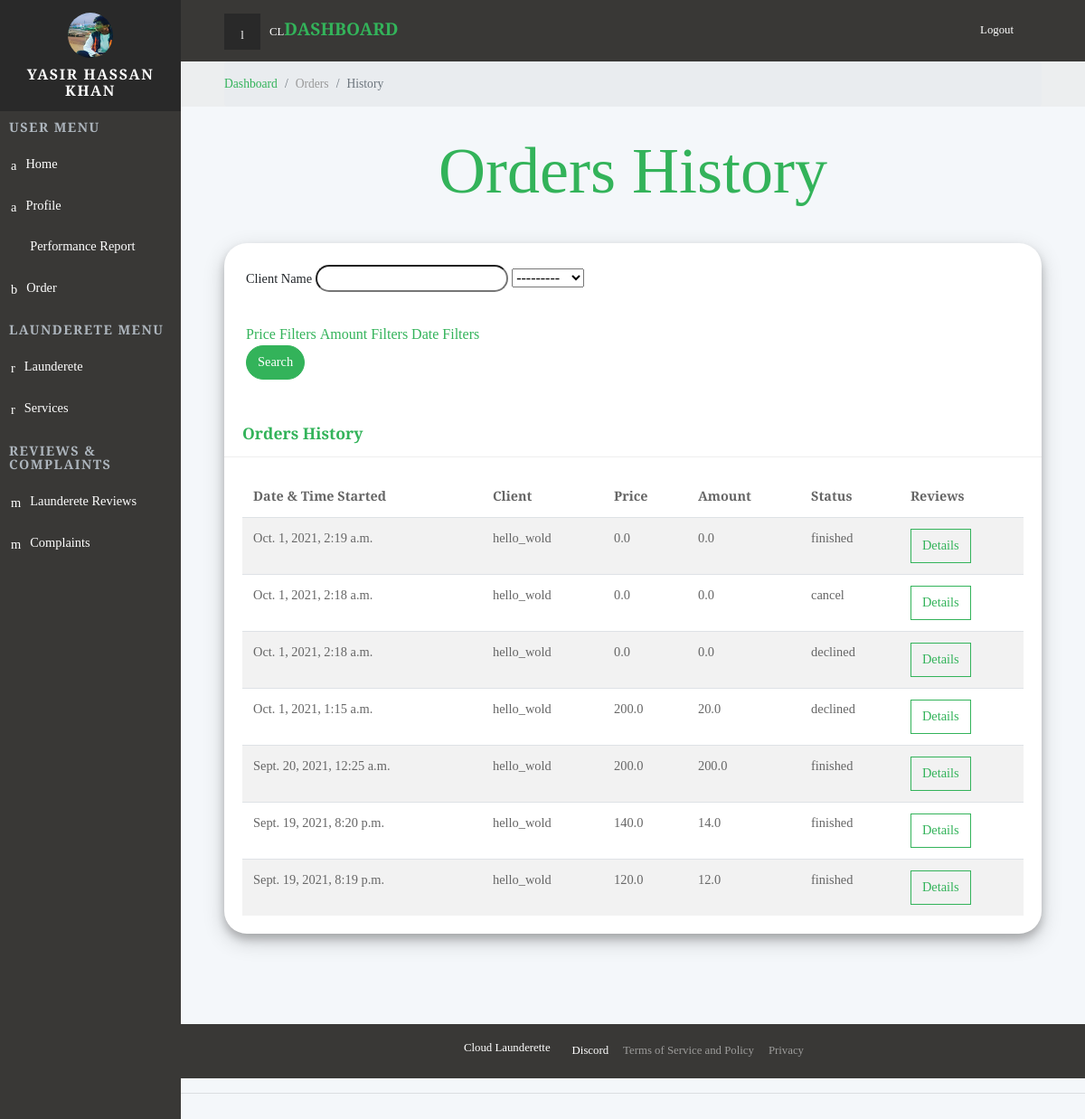
Page /dashboard/orders/history/ (signed in) on the committed database.
### backend/models.py (models this page shows, shortened)
class Launderer(models.Model):
    user = models.OneToOneField(User, on_delete=models.CASCADE, null=True)
    name = models.CharField(max_length=200, null=True)
    profile_pic = models.ImageField( default="default-profile.png")
    address = models.CharField(max_length=200, null=True)
    isBlocked = models.BooleanField(default=False)
    date_joined =models.DateTimeField(auto_now_add=True)

class Order(models.Model):
    client = models.ForeignKey(Client, null=True, on_delete= models.SET_NULL)
    launderette = models.ForeignKey(Launderette, null=True, on_delete= models.SET_NULL)
    description = models.TextField(blank=True, null=True)
    price = models.FloatField(default=0)
    amount = models.FloatField(default=0)
    status =models.CharField(max_length=50, blank=True, null=True, choices=StatusChoice1.choices,default=StatusChoice1.PENDING)
    date_started = models.DateTimeField(null=True, blank=True)
    date_created = models.DateTimeField(auto_now_add=True, null=True)
    date_end = models.DateTimeField(null=True,  blank=True)

class Client(models.Model):
    user = models.OneToOneField(User, on_delete=models.CASCADE, null=True)
    name = models.CharField(max_length=200, null=True)
    profile_pic = models.ImageField(default="default-profile.png")
    address = models.CharField(max_length=200, null=True)
    isBlocked = models.BooleanField(default=False)
    date_joined =models.DateTimeField(auto_now_add=True)
    def __str__(self):
        return str(self.user)

### backend/decorators.py (the view)
		def wrapper_func(request, *args, **kwargs):
			group = None
			if request.user.groups.exists():
				group = request.user.groups.all()[0].name
			if group in allowed_roles:
				return view_func(request, *args, **kwargs)
			else:
				return HttpResponse('You are not authorized to view this page')

### frontend/templates/frontend/ordersHistory.html (shortened to what this page needs)
{%  extends 'frontend/partialview/base_template.html' %}
{% load static %}
{% block content %}
    <div class="page">
      {% include 'frontend/partialview/topbar.html' %}
      <div class="breadcrumb-holder">
        <div class="container-fluid">
          <ul class="breadcrumb">
            <li class="breadcrumb-item "><a href="{% url 'dashboard' %}">Dashboard</a></li>
            <li class="breadcrumb-item "><a >Orders</a></li>
            <li class="breadcrumb-item active">History       </li>
          </ul>
        </div>
      </div>
      <section class="charts">
        <div class="container-fluid">
          <header>
            <h1 class=" display-3  text-center text-primary">Orders   History         </h1>
          </header>
        <div class="card">
        <form method="get" class="text-left">
              <div class="filters p-4">
                <div class="form-group-material">
                  <label>Client Name</label>
                  {{ordersfliter.form.client_name}}
                  {{ordersfliter.form.status}}
                </div>
                <a href="#price_filter"  data-toggle="collapse">Price Filters</a>
                <a href="#amount_filter"  data-toggle="collapse">Amount Filters</a>
                <a href="#date_filter"  data-toggle="collapse">Date Filters</a>
              <div class="form-group">
		            <button class="my-btn btn btn-primary" type="submit">Search</button>
              </div>
              </div>
            </form>
            <div class="card-header">
                        <h4 class="panel-title">
                            <a data-toggle="collapse" data-parent="#accordion" href="#collapseOne" aria-expanded="true" aria-controls="collapseOne">
                             Orders History
                            </a>
                        </h4>
                        </div>
                    <div class="card-body">
                        <div class="table-responsive">
                            <table class="table table-striped table-hover">
                            <thead>
                                <tr>
                                <th>Date & Time Started</th>
                                <th>Client</th>
                                <th>Price</th>
                                <th>Amount</th>
                                <th>Status</th>
                                <th>Reviews</th>
                                </tr>
                            </thead>
                            <tbody>
                                {% for finished in finisheds %}
                                    <tr>
                                        <td>{{finished.date_started}}</td>
                                        <td>{{finished.client}}</td>
                                        <td>{{finished.price}}</td>
                                        <td>{{finished.amount}}</td>
                                        <td>{{finished.status}}</td>
                                        <td><a class="btn btn-md btn-outline-primary "  href = "{% url 'orderDetail' finished.id %}">Details</a></td>
                                    </tr>
                                {% endfor %}
                            </tbody>
                            </table>
                        </div>
                        </div>
      </div>
        </div>
      </section>
      <footer class="main-footer">
        {% include 'frontend/partialView/footer_navbar.html' %}
      </footer>
    </div>
{% endblock content %}

### frontend/templates/frontend/partialview/header_navbar.html (shortened to what this page needs)
{% load static %}
    <nav class="side-navbar">
      <div class="side-navbar-wrapper">
        <div class="sidenav-header d-flex align-items-center justify-content-center">
          <div class="sidenav-header-inner text-center"><img src="{{launderer.profile_pic.url}}" alt="person" class="img-fluid rounded-circle">
            <h2 class="h5">{{launderer.name}}</h2>
          </div>
        </div>
        <div class="main-menu">
          <h5 class="sidenav-heading">User Menu</h5>
          <ul id="side-main-menu" class="side-menu list-unstyled">
            <li><a href="{% url 'dashboard' %}" > <i class="icon-form"></i>Home                             </a></li>
            <li><a href="{% url 'myAccount' %}"> <i class="icon-form"></i>Profile                             </a></li>
            <li class=""><a href="{% url 'Report' %}"> <i class="fa fa-bar-chart"></i>Performance Report                              </a></li>
            <li><a href="#exampledropdownDropdown2" aria-expanded="false" data-toggle="collapse"> <i class="icon-home"></i>Order </a>
            </li>
        </div>
        <div class="admin-menu">
          <h5 class="sidenav-heading">Launderete Menu</h5>
          <ul id="side-admin-menu" class="side-menu list-unstyled">
            <li> <a href="{% url 'launderette' %}"> <i class="icon-screen"> </i>Launderete</a></li>
            {% if totalLaunderette != 0 %}
              <li> <a href="{% url 'services' %}"> <i class="icon-screen"> </i>Services</a></li>
            {% endif %}
          </ul>
        </div>
        <div class="admin-menu">
          <h5 class="sidenav-heading">Reviews & Complaints</h5>
          <ul id="side-admin-menu" class="side-menu list-unstyled">
            {% if totalLaunderette != 0 %}
              <li> <a href="{% url 'laundaretteReviews' %}"> <i class="icon-flask"> </i>Launderete Reviews</a></li>
            {% endif %}
            <li> <a href="{% url 'complaints' %}"> <i class="icon-flask"> </i>Complaints</a></li>
          </ul>
        </div>
      </div>
    </nav>

### static/css/mystyle.css (style rules this page uses)
a { display: inline-block; text-decoration: none; color: #fff; }
body { overflow-x: hidden; }
i { display: inline-block; }
i[class*='icon-'] { -webkit-transform: translateY(4px); transform: translateY(4px); }
table { font-size: 0.9em; color: #666; }
.page { position: absolute; top: 0; right: 0; -webkit-transition: width 0.3s linear; transition: width 0.3s linear; width: calc(100% - 200px); background-color: #F4F7FA; min-height: 100vh; padding-bottom: 50px; }
h2 { color: #555; font-weight: 400; }
.breadcrumb-holder { background: #eceeef; }
.breadcrumb-holder .breadcrumb { padding: 15px 0; font-size: 0.85em; font-weight: 300; color: #999; margin-bottom: 0; }
.card { margin-bottom: 30px; }
.card-header h1, .card-header h2, .card-header h3, .card-header h4, .card-header h5, .card-header h6 { margin-bottom: 0; }
section header { padding-top: 2rem; padding-bottom: 2rem; }
@media (min-width: 768px) { .container-fluid { padding: 0 3rem; } }
.side-navbar { position: fixed; top: 0; left: 0; width: 200px; height: 100%; width: 200px; text-align: left; background: #393836; color: #fff; z-index: 999; overflow-y: auto; -webkit-transition: all 0.3s; transition: all 0.3s; }
.side-navbar li { position: relative; }
.side-navbar li a { position: relative; font-size: .9rem; font-weight: 300; color: #fff; text-decoration: none; width: 100%; padding: 12px; }
.side-navbar li a[data-toggle="collapse"]::before { content: '\f104'; display: inline-block; -webkit-transform: translateY(-50%); transform: translateY(-50%); font-family: 'FontAwesome'; position: absolute; top: 50%; right: 20px; }
.side-navbar .sidenav-header { background: #292929; padding: 14px; margin-bottom: 10px; }
.side-navbar .sidenav-header img { width: 50px; height: 50px; }
.side-navbar .sidenav-header h2 { margin: 10px 0 0; text-transform: uppercase; letter-spacing: .1em; }
.side-navbar .sidenav-heading { font-weight: 700; color: #adb5bd; font-size: .9rem; text-transform: uppercase; letter-spacing: .1em; margin-left: 10px; margin-top: 10px; margin-bottom: 10px; }
.side-navbar i[class*='icon-'] { -webkit-transform: translateY(2px); transform: translateY(2px); }
.side-navbar i { font-size: inherit; margin-right: 10px; }
footer.main-footer { width: 100%; bottom: 0; margin-top: 10%; }
label { font-size: .9rem; }
.form-group { margin-bottom: 10px; }
.form-group-material { position: relative; margin-bottom: 30px; }
button { cursor: pointer; }
.table { margin-bottom: 0; color: #666; }
.table td, .table th { border-color: #dee2e6; }
.table thead th { border: none; }
.table-striped tbody tr { -webkit-transition: all 0.3s; transition: all 0.3s; }
.btn { font-weight: 400; border: 1px solid transparent; padding: 0.45rem 0.75rem; font-size: 0.9rem; line-height: 1.5; border-radius: 0; -webkit-transition: color 0.15s ease-in-out, background-color 0.15s ease-in-out, border-color 0.15s ease-in-out, -webkit-box-shadow 0.15s ease-in-out; transition: color 0.15s ease-in-out, background-color 0.15s ease-in-out, border-color 0.15s ease-in-out, -webkit-box-shadow 0.15s ease-in-out; transition: color 0.15s ease-in-out, background-color 0.15s ease-in-out, border-color 0.15s ease-in-out, box-shadow 0.15s ease-in-out; transition: color 0.15s ease-in-out, background-color 0.15s ease-in-out, border-color 0.15s ease-in-out, box-shadow 0.15s ease-in-out, -webkit-box-shadow 0.15s ease-in-out; }
.btn-primary { color: color-yiq(#33b35a); background-color: #33b35a; border-color: #33b35a; }
.btn-outline-primary { color: #33b35a; background-color: transparent; background-image: none; border-color: #33b35a; }
body { font-family: "Roboto", sans-serif; font-size: 1rem; font-weight: 400; line-height: 1.5; color: #212529; background-color: #fff; }
a { color: #33b35a; text-decoration: none; }
h1, h2, h3, h4, h5, h6, .h1, .h2, .h3, .h4, .h5, .h6 { margin-bottom: 0.5rem; font-family: inherit; font-weight: 700; line-height: 1.1; color: inherit; }
h1, .h1 { font-size: 1.5rem; }
h2, .h2 { font-size: 1.3rem; }
h4, .h4 { font-size: 1.1rem; }
h5, .h5 { font-size: 1rem; }
.display-3 { font-size: 4.5rem; font-weight: 300; line-height: 1.1; }
.text-primary { color: #33b35a !important; }
.card { background-color: #fff; border: 0 solid #eee; border-radius: 0; }
.card-body { padding: 1.25rem; }
.card-header { padding: 1rem 1.25rem; background-color: #fff; border-bottom: 1px solid #eee; }

### rows in the picture
Launderer: profile_pic (picture), name "YASIR HASSAN KHAN"
Order: date_started "Oct. 1, 2021, 2:19 a.m.", client "hello_wold", price "0.0", amount "0.0", status "finished"
Order: date_started "Oct. 1, 2021, 2:18 a.m.", client "hello_wold", price "0.0", amount "0.0", status "cancel"
Order: date_started "Oct. 1, 2021, 2:18 a.m.", client "hello_wold", price "0.0", amount "0.0", status "declined"
Order: date_started "Oct. 1, 2021, 1:15 a.m.", client "hello_wold", price "200.0", amount "20.0", status "declined"
Order: date_started "Sept. 20, 2021, 12:25 a.m.", client "hello_wold", price "200.0", amount "200.0", status "finished"
Order: date_started "Sept. 19, 2021, 8:20 p.m.", client "hello_wold", price "140.0", amount "14.0", status "finished"
Order: date_started "Sept. 19, 2021, 8:19 p.m.", client "hello_wold", price "120.0", amount "12.0", status "finished"
